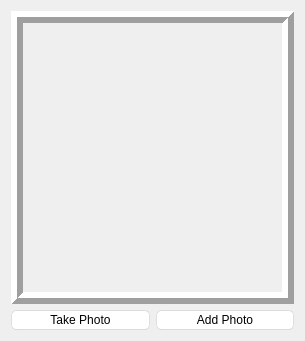
      <widget class="QWidget" name="gridLayoutWidget_2">
       <property name="geometry">
        <rect>
         <x>885</x>
         <y>160</y>
         <width>305</width>
         <height>341</height>
        </rect>
       </property>
       <layout class="QGridLayout" name="gridLayout_15">
        <item row="1" column="0">
         <widget class="QPushButton" name="TakePhoto_btn">
          <property name="styleSheet">
           <string notr="true">QPushButton{
	font: 25 18pt &quot;Bahnschrift Light&quot;;;
	border-style: solid;
	border-top-color: qlineargradient(spread:pad, x1:0.5, y1:1, x2:0.5, y2:0, stop:0 rgb(215, 215, 215), stop:1 rgb(222, 222, 222));
	border-right-color: qlineargradient(spread:pad, x1:0, y1:0.5, x2:1, y2:0.5, stop:0 rgb(217, 217, 217), stop:1 rgb(227, 227, 227));
	border-left-color: qlineargradient(spread:pad, x1:0, y1:0.5, x2:1, y2:0.5, stop:0 rgb(227, 227, 227), stop:1 rgb(217, 217, 217));
	border-bottom-color: qlineargradient(spread:pad, x1:0.5, y1:1, x2:0.5, y2:0, stop:0 rgb(215, 215, 215), stop:1 rgb(222, 222, 222));
	border-width: 1px;
	border-radius: 5px;
	color: rgb(0,0,0);
	padding: 2px;
	background-color: rgb(255,255,255);
}
QPushButton:hover{
	border-style: solid;
	border-top-color: qlineargradient(spread:pad, x1:0.5, y1:1, x2:0.5, y2:0, stop:0 rgb(195, 195, 195), stop:1 rgb(222, 222, 222));
	border-right-color: qlineargradient(spread:pad, x1:0, y1:0.5, x2:1, y2:0.5, stop:0 rgb(197, 197, 197), stop:1 rgb(227, 227, 227));
	border-left-color: qlineargradient(spread:pad, x1:0, y1:0.5, x2:1, y2:0.5, stop:0 rgb(227, 227, 227), stop:1 rgb(197, 197, 197));
	border-bottom-color: qlineargradient(spread:pad, x1:0.5, y1:1, x2:0.5, y2:0, stop:0 rgb(195, 195, 195), stop:1 rgb(222, 222, 222));
	border-width: 1px;
	border-radius: 5px;
	color: rgb(0,0,0);
	padding: 2px;
	background-color: rgb(255,255,255);
}
QPushButton:pressed{
	border-style: solid;
	border-top-color: qlineargradient(spread:pad, x1:0.5, y1:1, x2:0.5, y2:0, stop:0 rgb(215, 215, 215), stop:1 rgb(222, 222, 222));
	border-right-color: qlineargradient(spread:pad, x1:0, y1:0.5, x2:1, y2:0.5, stop:0 rgb(217, 217, 217), stop:1 rgb(227, 227, 227));
	border-left-color: qlineargradient(spread:pad, x1:0, y1:0.5, x2:1, y2:0.5, stop:0 rgb(227, 227, 227), stop:1 rgb(217, 217, 217));
	border-bottom-color: qlineargradient(spread:pad, x1:0.5, y1:1, x2:0.5, y2:0, stop:0 rgb(215, 215, 215), stop:1 rgb(222, 222, 222));
	border-width: 1px;
	border-radius: 5px;
	color: rgb(0,0,0);
	padding: 2px;
	background-color: rgb(142,142,142);
}
QPushButton:disabled{
	border-style: solid;
	border-top-color: qlineargradient(spread:pad, x1:0.5, y1:1, x2:0.5, y2:0, stop:0 rgb(215, 215, 215), stop:1 rgb(222, 222, 222));
	border-right-color: qlineargradient(spread:pad, x1:0, y1:0.5, x2:1, y2:0.5, stop:0 rgb(217, 217, 217), stop:1 rgb(227, 227, 227));
	border-left-color: qlineargradient(spread:pad, x1:0, y1:0.5, x2:1, y2:0.5, stop:0 rgb(227, 227, 227), stop:1 rgb(217, 217, 217));
	border-bottom-color: qlineargradient(spread:pad, x1:0.5, y1:1, x2:0.5, y2:0, stop:0 rgb(215, 215, 215), stop:1 rgb(222, 222, 222));
	border-width: 1px;
	border-radius: 5px;
	color: #808086;
	padding: 2px;
	background-color: rgb(142,142,142);
}</string>
          </property>
          <property name="text">
           <string>Take Photo</string>
          </property>
         </widget>
        </item>
        <item row="0" column="0" colspan="2">
         <widget class="QLabel" name="photoview_3">
          <property name="frameShape">
           <enum>QFrame::Box</enum>
          </property>
          <property name="frameShadow">
           <enum>QFrame::Raised</enum>
          </property>
          <property name="lineWidth">
           <number>6</number>
          </property>
          <property name="text">
           <string/>
          </property>
          <property name="scaledContents">
           <bool>true</bool>
          </property>
         </widget>
        </item>
        <item row="1" column="1">
         <widget class="QPushButton" name="AddPhoto">
          <property name="styleSheet">
           <string notr="true">QPushButton{
	font: 25 18pt &quot;Bahnschrift Light&quot;;;
	border-style: solid;
	border-top-color: qlineargradient(spread:pad, x1:0.5, y1:1, x2:0.5, y2:0, stop:0 rgb(215, 215, 215), stop:1 rgb(222, 222, 222));
	border-right-color: qlineargradient(spread:pad, x1:0, y1:0.5, x2:1, y2:0.5, stop:0 rgb(217, 217, 217), stop:1 rgb(227, 227, 227));
	border-left-color: qlineargradient(spread:pad, x1:0, y1:0.5, x2:1, y2:0.5, stop:0 rgb(227, 227, 227), stop:1 rgb(217, 217, 217));
	border-bottom-color: qlineargradient(spread:pad, x1:0.5, y1:1, x2:0.5, y2:0, stop:0 rgb(215, 215, 215), stop:1 rgb(222, 222, 222));
	border-width: 1px;
	border-radius: 5px;
	color: rgb(0,0,0);
	padding: 2px;
	background-color: rgb(255,255,255);
}
QPushButton:hover{
	border-style: solid;
	border-top-color: qlineargradient(spread:pad, x1:0.5, y1:1, x2:0.5, y2:0, stop:0 rgb(195, 195, 195), stop:1 rgb(222, 222, 222));
	border-right-color: qlineargradient(spread:pad, x1:0, y1:0.5, x2:1, y2:0.5, stop:0 rgb(197, 197, 197), stop:1 rgb(227, 227, 227));
	border-left-color: qlineargradient(spread:pad, x1:0, y1:0.5, x2:1, y2:0.5, stop:0 rgb(227, 227, 227), stop:1 rgb(197, 197, 197));
	border-bottom-color: qlineargradient(spread:pad, x1:0.5, y1:1, x2:0.5, y2:0, stop:0 rgb(195, 195, 195), stop:1 rgb(222, 222, 222));
	border-width: 1px;
	border-radius: 5px;
	color: rgb(0,0,0);
	padding: 2px;
	background-color: rgb(255,255,255);
}
QPushButton:pressed{
	border-style: solid;
	border-top-color: qlineargradient(spread:pad, x1:0.5, y1:1, x2:0.5, y2:0, stop:0 rgb(215, 215, 215), stop:1 rgb(222, 222, 222));
	border-right-color: qlineargradient(spread:pad, x1:0, y1:0.5, x2:1, y2:0.5, stop:0 rgb(217, 217, 217), stop:1 rgb(227, 227, 227));
	border-left-color: qlineargradient(spread:pad, x1:0, y1:0.5, x2:1, y2:0.5, stop:0 rgb(227, 227, 227), stop:1 rgb(217, 217, 217));
	border-bottom-color: qlineargradient(spread:pad, x1:0.5, y1:1, x2:0.5, y2:0, stop:0 rgb(215, 215, 215), stop:1 rgb(222, 222, 222));
	border-width: 1px;
	border-radius: 5px;
	color: rgb(0,0,0);
	padding: 2px;
	background-color: rgb(142,142,142);
}
QPushButton:disabled{
	border-style: solid;
	border-top-color: qlineargradient(spread:pad, x1:0.5, y1:1, x2:0.5, y2:0, stop:0 rgb(215, 215, 215), stop:1 rgb(222, 222, 222));
	border-right-color: qlineargradient(spread:pad, x1:0, y1:0.5, x2:1, y2:0.5, stop:0 rgb(217, 217, 217), stop:1 rgb(227, 227, 227));
	border-left-color: qlineargradient(spread:pad, x1:0, y1:0.5, x2:1, y2:0.5, stop:0 rgb(227, 227, 227), stop:1 rgb(217, 217, 217));
	border-bottom-color: qlineargradient(spread:pad, x1:0.5, y1:1, x2:0.5, y2:0, stop:0 rgb(215, 215, 215), stop:1 rgb(222, 222, 222));
	border-width: 1px;
	border-radius: 5px;
	color: #808086;
	padding: 2px;
	background-color: rgb(142,142,142);
}</string>
          </property>
          <property name="text">
           <string>Add Photo</string>
          </property>
         </widget>
        </item>
       </layout>
      </widget>
